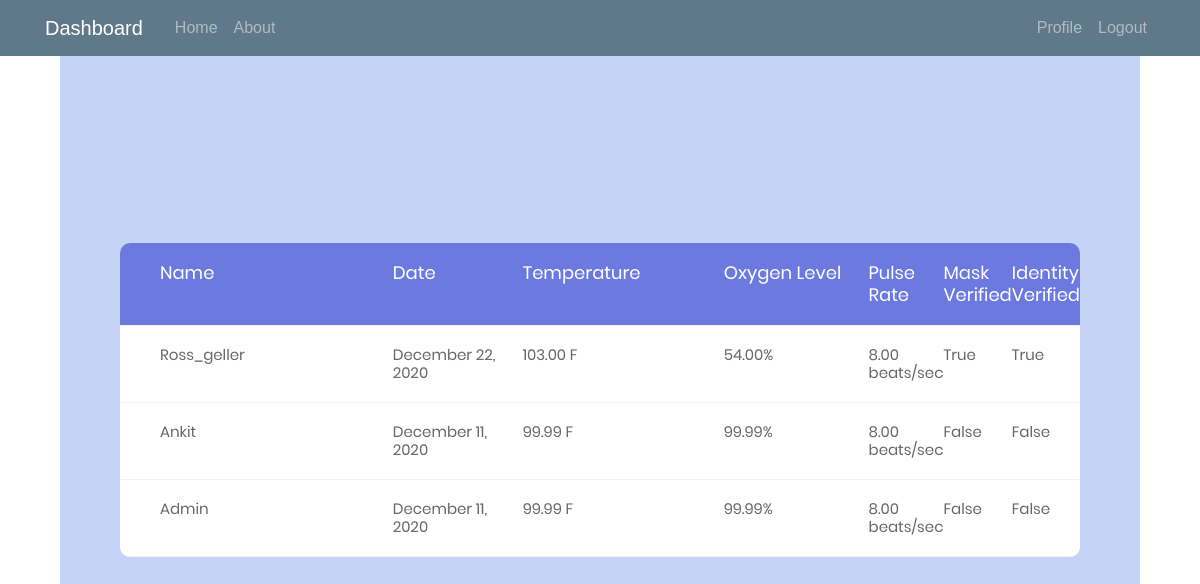
The app's page / (signed in) with its own data.
### analytics/models.py (models this page shows)
class reading(models.Model):
    user = models.ForeignKey(User, on_delete=models.CASCADE, blank= True, null=True)
    date = models.DateTimeField(default= timezone.now)
    temperature = models.DecimalField(decimal_places=2, default=8, max_digits=5)
    spo2 = models.DecimalField(decimal_places=2, default=8, max_digits=4)
    pulse_rate = models.DecimalField(decimal_places=2, default=8, max_digits=4)
    mask_verified = models.BooleanField(default=False)
    identity_verfied = models.BooleanField(default=False)

### analytics/views.py (the view)
# urls.py: 2. Add a URL to urlpatterns:  path('', views.home, name='home')
@login_required
def home(request):
    context = {}
    if request.user.is_superuser:
        context['readings'] = reading.objects.all().order_by('-date')
    else:
        context['readings'] = reading.objects.filter(user = request.user).order_by('-date')
    context['title'] = 'Home'
    return render(request,'analytics/index.html',context)

### analytics/templates/analytics/index.html (shortened to what this page needs)
{% extends 'analytics/base.html'%}
{% block content %}
{% load static%}
	<link rel="stylesheet" type="text/css" href="{% static 'analytics/vendor/bootstrap/css/bootstrap.min.css' %}">
	<link rel="stylesheet" type="text/css" href="{% static 'analytics/fonts/font-awesome-4.7.0/css/font-awesome.min.css' %}">
	<link rel="stylesheet" type="text/css" href="{% static 'analytics/vendor/animate/animate.css' %}">
	<link rel="stylesheet" type="text/css" href="{% static 'analytics/vendor/select2/select2.min.css' %}">
	<link rel="stylesheet" type="text/css" href="{% static 'analytics/vendor/perfect-scrollbar/perfect-scrollbar.css' %}">
	<link rel="stylesheet" type="text/css" href="{% static 'analytics/css/util.css' %}">
	<link rel="stylesheet" type="text/css" href="{% static 'analytics/css/main.css' %}">
	<div class="limiter">
		<div class="container-table100">
			<div class="wrap-table100">
					<div class="table">
						<div class="row header">
							<div class="cell">
								Name
							</div>
							<div class="cell">
								Date
							</div>
							<div class="cell">
								Temperature
							</div>
							<div class="cell">
								Oxygen Level
							</div>
							<div class="cell">
								Pulse Rate
							</div>
							<div class="cell">
								Mask Verified
							</div>
							<div class="cell">
								Identity Verified
							</div>
						</div>
					{% for reading in readings%}
						<div class="row">
							<div class="cell" data-title="Full Name">
							{% if user.is_superuser %}
								{{ reading.user.username }}
							{% else %}
								{{ reading.user.username }}
							{% endif %}
							</div>
							<div class="cell" data-title="Date">
								{{ reading.date|date:"F d, Y" }}
							</div>
							<div class="cell" data-title="Temperature">
								{{reading.temperature}} F
							</div>
							<div class="cell" data-title="Oxygen Level">
								{{reading.spo2}}%
							</div>
							<div class="cell" data-title="Pulse Rate">
								{{reading.pulse_rate}} beats/sec
							</div>
							<div class="cell" data-title="Mask Verified">
								{{reading.mask_verified}}
							</div>
							<div class="cell" data-title="Identity Verified">
								{{reading.identity_verfied}}
							</div>
						</div>
					{% endfor %}
					</div>
			</div>
		</div>
	</div>
{% endblock content %}

### analytics/templates/analytics/base.html (shortened to what this page needs)
{% load static%}
<html>
    <head>
        <link rel="stylesheet" href="https://maxcdn.bootstrapcdn.com/bootstrap/4.0.0/css/bootstrap.min.css">
        <link rel="stylesheet" type="text/css" href="{% static 'analytics/main.css' %}">
    </head>
    <body>
        <header class="site-header">
            <nav class="navbar navbar-expand-md navbar-dark bg-steel fixed-top">
              <div class="container">
                <a class="navbar-brand mr-4" href="{% url 'analytics-home' %}">Dashboard</a>
                <div class="collapse navbar-collapse" id="navbarToggle">
                  <div class="navbar-nav mr-auto">
                    <a class="nav-item nav-link" href="{% url 'analytics-home' %}">Home</a>
                    <a class="nav-item nav-link" href="{% url 'analytics-about' %}">About</a>
                  </div>
                  <div class="navbar-nav">
                    {% if user.is_authenticated %}
                      <a class="nav-item nav-link" href="{% url 'profile' %}">Profile</a>
                      <a class="nav-item nav-link" href="{% url 'logout' %}">Logout</a>
                    {% else %}
                      <a class="nav-item nav-link" href="{% url 'login' %}">Login</a>
                      <a class="nav-item nav-link" href="{% url 'register' %}">Register</a>
                    {% endif%}
                  </div>
                </div>
              </div>
            </nav>
          </header>
        <main role="main" class="container">
            <div class="col-md">
            {% block content %}{% endblock %}
            </div>
        </main>
    </body>
</html>

### analytics/static/analytics/main.css (style rules this page uses)
body { background: #fafafa; color: #333333; margin-top: 5rem; }
.bg-steel { background-color: #5f788a; }
.site-header .navbar-nav .nav-link { color: #cbd5db; }

### analytics/static/analytics/css/main.css (style rules this page uses)
* { margin: 0px; padding: 0px; box-sizing: border-box; }
body, html { height: 100%; font-family: sans-serif; }
a { margin: 0px; transition: all 0.4s; -webkit-transition: all 0.4s; -o-transition: all 0.4s; -moz-transition: all 0.4s; }
.limiter { width: 100%; margin: 0 auto; }
.container-table100 { width: 100%; min-height: 100vh; background: #c4d3f6; display: -webkit-box; display: -webkit-flex; display: -moz-box; display: -ms-flexbox; display: flex; align-items: center; justify-content: center; flex-wrap: wrap; padding: 33px 30px; }
.wrap-table100 { width: 960px; border-radius: 10px; overflow: hidden; }
.table { width: 100%; display: table; margin: 0; }
.row { display: table-row; background: #fff; }
.row.header { color: #ffffff; background: #6c7ae0; }
.cell { display: table-cell; }
.row .cell { font-family: Poppins-Regular; font-size: 15px; color: #666666; line-height: 1.2; font-weight: unset !important; padding-top: 20px; padding-bottom: 20px; border-bottom: 1px solid #f2f2f2; }
.row.header .cell { font-family: Poppins-Regular; font-size: 18px; color: #fff; line-height: 1.2; font-weight: unset !important; padding-top: 19px; padding-bottom: 19px; }
.row .cell:nth-child(1) { width: 360px; padding-left: 40px; }
.row .cell:nth-child(2) { width: 160px; }
.row .cell:nth-child(3) { width: 250px; }
.row .cell:nth-child(4) { width: 190px; }
.table, .row { width: 100% !important; }

### records on screen
reading: user.username "Ross_geller", date "December 22, 2020", temperature "103.00", spo2 "54.00", pulse_rate "8.00", mask_verified "True", identity_verfied "True"
reading: user.username "Ankit", date "December 11, 2020", temperature "99.99", spo2 "99.99", pulse_rate "8.00", mask_verified "False", identity_verfied "False"
reading: user.username "Admin", date "December 11, 2020", temperature "99.99", spo2 "99.99", pulse_rate "8.00", mask_verified "False", identity_verfied "False"
